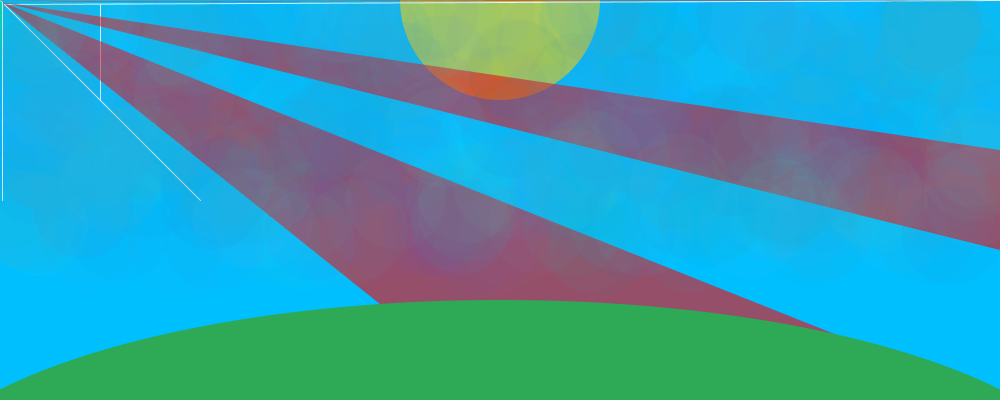
Frame 1 (no input)
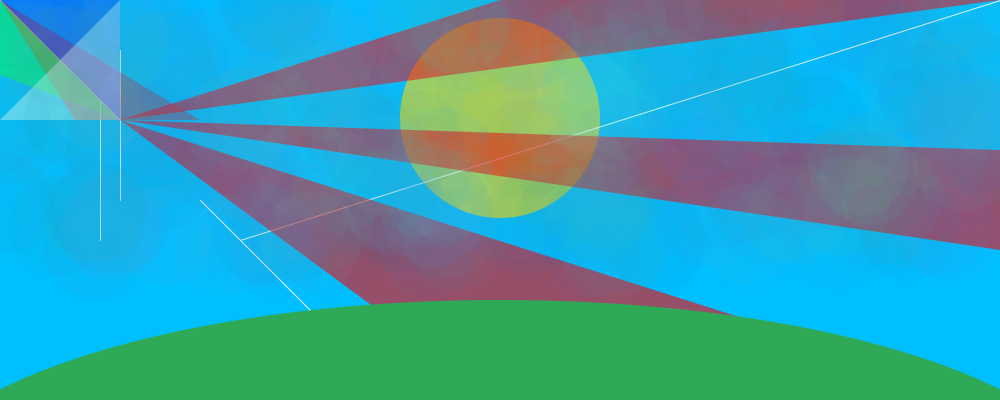
Frame 60 (the mouse pressed at the canvas centre just before this capture)
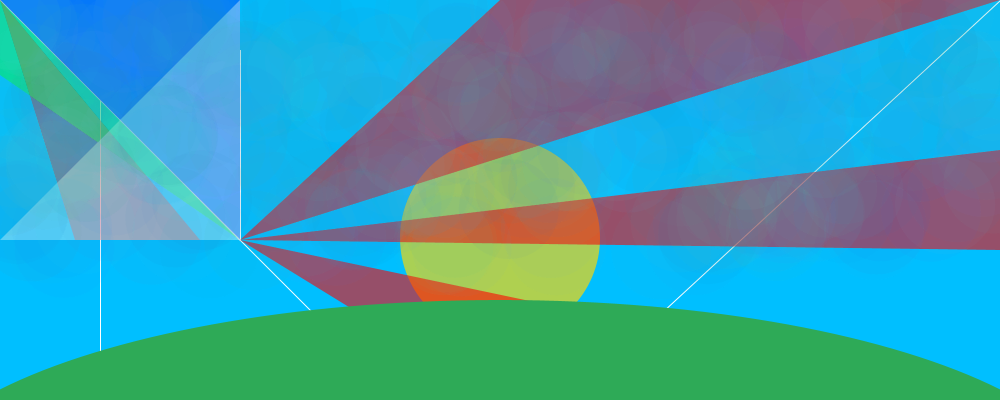
Frame 120 (the mouse held since frame 60 and released just before this capture)

The Processing sketch that drew these frames (run headless with seeded random() and noise(); from frame 60 on, the mouse is pressed at the canvas centre):

// Processing sketch: processing_99274
// ── processing_99274.pde

int y = 0;
int x = 0;
int i = 0;
int p = 0;
int b = 0;
float r = random(1);
int speed = 2;
void setup () {size(1000, 400);}
void draw () {
 background(0,191,255);
 frameRate(30);
noStroke();
fill(255,215,0,175);
ellipse(500,y,200,200);
x=x+speed;
y=y+speed;
  if((y<0)||(y>=500)||(x<0)||(x>1000))
  {
    speed = speed*-1;
  }
  
  
  {fill(255,255,255,100);
  stroke(255);
line(x,y,x,y);
line(x,y,0,0);
line(x,200,x,50);
line(x*x,y*y,200,200);
line(100,y*2,100,100);
line(x,50,x,y);
line(1000,0,2*x,2*y);
noStroke();
fill(255,0,0,100);
triangle(75,y,200,x,0,0);
fill(0,255,0,100);
triangle(0,0,0,75,x,y);
fill(0,0,255,100);
triangle(0,0,x,0,x,y);
fill(255,255,255,100);
triangle(0,y,x,y,x,0);
fill(255,0,0,150);
triangle(1000,0,500,0,x,y);
triangle(1000,400,500,400,x,y);
triangle(1000,150,1000,250,x,y);
p=p+speed;
if (p>=1100){
p=0;
}
}
  fill(46,170,87,255);
  noStroke();
ellipse(500,500,1200,400);
for(i = 0; i<300; i = i +1){
  float r = random (10);
 float m = random (1000);
  float n = random (250);
  float b = random (1000);
  float z = random (250);
  float q = random (255);
  float w = random (255);
  float e = random (255);
  noStroke();
  fill(q,w,e,5);
  ellipse(m,n,100,100);
  fill(0,191,255,5);
  ellipse(m,n,100,100);
}
}
